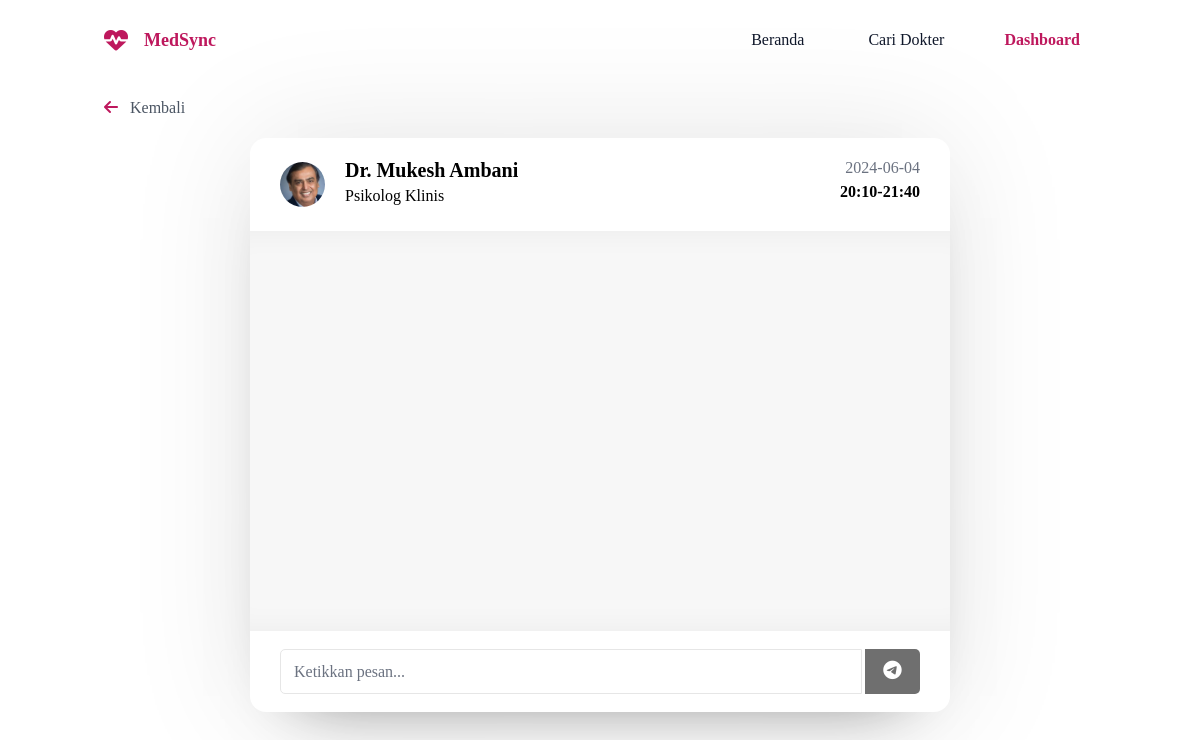
The page /chats/chatRoom.php?code=C5A58D (signed in) on the database its author committed.
### tables this page shows
CREATE TABLE `doctors` (
  `id` int(11) NOT NULL,
  `str` varchar(255) NOT NULL,
  `nama` varchar(255) NOT NULL,
  `profesi` int(11) NOT NULL,
  `pengalaman` int(11) NOT NULL,
  `rating` varchar(255) NOT NULL,
  `mahir` varchar(255) NOT NULL,
  `harga` int(11) NOT NULL,
  `alumni` varchar(255) NOT NULL,
  `praktik` varchar(255) NOT NULL,
  `gambar` varchar(255) NOT NULL,
  `email` varchar(100) NOT NULL,
  `password` varchar(100) NOT NULL,
  `unique_id` int(255) NOT NULL
);

CREATE TABLE `profesi_spesialis` (
  `id` int(11) NOT NULL,
  `profesi` varchar(20) NOT NULL
);

CREATE TABLE `consultations` (
  `id` int(11) NOT NULL,
  `doctor_id` int(11) NOT NULL,
  `patient_id` int(11) NOT NULL,
  `nth_id` int(11) NOT NULL,
  `tanggal` date NOT NULL,
  `jml_sesi` tinyint(4) NOT NULL,
  `time_start` time NOT NULL,
  `time_end` time NOT NULL,
  `keluhan` varchar(255) NOT NULL,
  `kode_unik` varchar(6) NOT NULL,
  `status` varchar(20) NOT NULL
);

### connection/koneksi.php (called while the page is built, shortened)
<?php
$conn = mysqli_connect("localhost", "root", "", "projek");
function query($query) {
	global $conn;
	$result = mysqli_query($conn, $query);
	$rows = [];
	while( $row = mysqli_fetch_assoc($result) ) {
		$rows[] = $row;
	}
	return $rows;
}
?>

### chats/chatRoom.php (the view, shortened to what this page needs)
<?php
require '../connection/koneksi.php';
if (isset($_GET['code'])) {
    $code = $_GET['code'];
    $konsultasi = query("SELECT * FROM consultations WHERE kode_unik = '$code'")[0];
    $patient_id = $konsultasi['patient_id'];
    $doctor_id = $konsultasi['doctor_id'];
} else {
    header("Location: index.php");
    exit;
}
$code = $_GET['code'];
$doctor = query("SELECT * FROM doctors WHERE id = '$doctor_id'")[0];
$patient = query("SELECT * FROM patients WHERE id = '$patient_id'")[0];
if ($_SESSION["userType"] == "patient") {
    $v = true;
    $str = "";
} else if ($_SESSION["userType"] == "doctor") {
    $incoming = $patient;
    $v = false;
    $str = "Dokter";
}
$listSpesialis = query("SELECT * FROM profesi_spesialis");
?>
<!DOCTYPE html>
<html lang="en">
<head>
    <link rel="stylesheet" href="https://rsms.me/inter/inter.css">
    <link rel="stylesheet" href="../dist/css/output.css">
    <link rel="stylesheet" href="https://cdnjs.cloudflare.com/ajax/libs/font-awesome/5.15.2/css/all.min.css" />
</head>
<body class="body">
    <header class="absolute left-0 top-0 z-10 flex w-full items-center bg-transparent">
        <div class="container">
            <div class="relative flex items-center justify-between">
                <div class="flex items-center">
                    <i class="fa-solid fa-heart-pulse text-2xl text-pink-700"></i>
                    <div class="px-4">
                        <a href="../index.php" class="block py-6 text-lg font-semibold text-primary">MedSync</a>
                    </div>
                </div>
                <div class="flex items-center">
                    <?php if ($_SESSION["userType"] == "patient") {?>
                    <nav id="nav-menu"
                        class="absolute right-4 top-full hidden w-full max-w-[250px] rounded-lg bg-white py-5 shadow-lg  lg:static lg:block lg:max-w-full lg:rounded-none lg:bg-transparent lg:shadow-none lg:dark:bg-transparent">
                        <ul class="block lg:flex">
                            <li class="group">
                                <a href="index.php"
                                    class="mx-8 flex py-2 text-base text-dark group-hover:text-primary">Beranda</a>
                            </li>
                            <li class="group">
                                <a href="browse.php"
                                    class="mx-8 flex py-2 text-base text-dark group-hover:text-primary">Cari Dokter</a>
                            </li>
                            <a href="../dashboard<?=$str?>.php"
                                class="ml-3 rounded-md bg-white px-4 py-2 text-base font-semibold text-primary transition duration-300 ease-in-out ">Dashboard</a>
                        </ul>
                    </nav>
                    <?php } else if ($_SESSION["userType"] == "doctor") {?>
                    <nav id="nav-menu"
                        class="absolute right-4 top-full hidden w-full max-w-[250px] rounded-lg bg-white py-5 shadow-lg  lg:static lg:block lg:max-w-full lg:rounded-none lg:bg-transparent lg:shadow-none lg:dark:bg-transparent">
                        <ul class="block lg:flex">
                            <a href="../dashboard<?=$str?>.php"
                                class="ml-3 rounded-md bg-white px-4 py-2 text-base font-semibold text-primary transition duration-300 ease-in-out ">Dashboard</a>
                        </ul>
                    </nav>
                    <?php }?>
                </div>
            </div>
            <div class="py-4 flex items-center gap-3 self-start">
                <a href="../dashboard<?=$str?>.php" class="text-primary text-base"> <i class="fas fa-arrow-left"></i>
                </a>
                <p class="text-gray-600 font-medium">Kembali</p>
            </div>
        </div>
    </header>
    <div class="wrapper ">
        <section class="chat-area">
            <header x-data="{ isOpen: false }" class="flex justify-between">
                <?php if ($v == false) {?>
                <div class="details ">
                    <p class="font-semibold text-xl" style="margin-bottom: 5px;"><?php echo $patient['nama']?></p>
                    <a data-bs-toggle="modal"
                        data-bs-target="#detailModal-<?=$patient["id"] ?>-<?=$patient["nama"] ?>-<?=$patient["kelamin"] ?>-<?=$patient["tb"] ?>-<?=$patient["bb"] ?>-<?=$patient["tgl_lahir"] ?>-<?=$konsultasi["keluhan"] ?>"
                        @click="isOpen = !isOpen"
                        class="cursor-pointer text-white text-sm bg-primary py-1 px-2 rounded-md">Lihat
                        Detail</a>
                    <div x-show="isOpen" class="relative z-10 cursor-default" aria-labelledby="docModalLabel"
                        role="dialog" aria-modal="true"
                        id="detailModal-<?=$patient["id"] ?>-<?=$patient["nama"] ?>-<?=$patient["kelamin"] ?>-<?=$patient["tb"] ?>-<?=$patient["bb"] ?>-<?=$patient["tgl_lahir"] ?>-<?=$konsultasi["keluhan"] ?>">
                        <div x-transition:enter="transition ease-out duration-300 transform"
                            x-transition:enter-start="opacity-0" x-transition:enter-end="opacity-100"
                            x-transition:leave="transition ease-in duration-200 transform"
                            x-transition:leave-start="opacity-100" x-transition:leave-end="opacity-0"
                            class="fixed inset-0 bg-gray-500 bg-opacity-75 transition-opacity"></div>
                        <div class="fixed inset-0 z-10 w-screen overflow-y-auto">
                            <div
                                class="flex min-h-full items-end justify-center p-4 text-center sm:items-center sm:p-0">
                                <div x-show="isOpen" x-transition:enter="transition ease-out duration-300 transform"
                                    x-transition:enter-start="opacity-0 translate-y-4 sm:translate-y-0 sm:scale-95"
                                    x-transition:enter-end="opacity-100 translate-y-0 sm:scale-100"
                                    x-transition:leave="transition ease-in duration-200 transform"
                                    x-transition:leave-start="opacity-100 translate-y-0 sm:scale-100"
                                    x-transition:leave-end="opacity-0 translate-y-4 sm:translate-y-0 sm:scale-95"
                                    class="relative transform overflow-hidden rounded-lg bg-white text-left shadow-xl transition-all sm:my-8 sm:w-full sm:max-w-lg">
                                    <div class="bg-white px-4 pb-4 pt-5 sm:p-6 sm:pb-4">
                                        <div class="flex justify-between items-start">
                                            <h3 class="text-xl font-semibold text-gray-900 "
                                                style="margin-bottom: 15px;">
                                                Detail</h3>
                                            <button @click="isOpen = !isOpen"
                                                class="text-gray-400 hover:text-gray-500 focus:outline-none focus:text-gray-500">
                                                <i class="fa-solid fa-times text-lg"></i>
                                            </button>
                                        </div>
                                        <div class="flex text-sm">
                                            <div>
                                                <p class="text-gray-500">Nama</p>
                                                <p class="text-gray-500">Jenis Kelamin</p>
                                                <p class="text-gray-500">Usia</p>
                                                <p class="text-gray-500">Tinggi Badan</p>
                                                <p class="text-gray-500">Berat Badan</p>
                                            </div>
                                            <div class="flex">
                                                <div style="margin-left: 10px;" class="text-gray-500">
                                                    <p>:</p>
                                                    <p>:</p>
                                                    <p>:</p>
                                                    <p>:</p>
                                                    <p>:</p>
                                                </div>
                                                <div class="font-semibold" style="margin-left: 15px;">
                                                    <p><?=$patient['nama']?></p>
                                                    <p><?= $patient["kelamin"] == "l" ? "Laki-Laki" : "Perempuan"?></p>
                                                    <p><?php
                                                    $birthDate = $patient['tgl_lahir'];
                                                    $age = date_diff(date_create($birthDate), date_create('today'))->y;
                                                    echo $age." tahun";
                                                    ?></p>
                                                    <p><?=$patient['tb']?> cm</p>
                                                    <p><?=$patient['bb']?> kg</p>
                                                </div>
                                            </div>
                                        </div>
                                        <div class="mt-5">
                                            <p class="text-gray-500 text-sm">Keluhan : </p>
                                            <p class="text-sm"><?=$konsultasi['keluhan']?></p>
                                        </div>
                                        <div class="mt-4">
                                            <form action="" method="post">
                                                <input type="text" value="<?=$code?>" name="consCode" hidden>
                                                <button type="submit" name="endChat"
                                                    class="flex w-full justify-center rounded-md bg-pink-700 px-3 py-1.5 text-sm font-semibold leading-6 text-white shadow-sm hover:bg-pink-200 focus-visible:outline focus-visible:outline-2 focus-visible:outline-offset-2 focus-visible:outline-pink-700">Selesaikan
                                                    Chat</button>
                                            </form>
                                        </div>
                                    </div>
                                </div>
                            </div>
                        </div>
                    </div>
                </div>
                <div class="flex flex-col justify-end items-end font-semibold">
                    <p class="text-gray-500 font-normal"><?= $konsultasi['tanggal']; ?>
                    </p>
                    <p>
                        <?= date('H:i', strtotime($konsultasi["time_start"])) ?>-<?= date('H:i', strtotime($konsultasi["time_end"])) ?>
                    </p>
                </div>
                <?php } else { ?>
                <div class="details flex justify-between w-full">
                    <div class="flex items-center">
                        <img src="../dist/img/<?= $doctor['gambar']?>" alt="" srcset="">
                        <div>
                            <p class="font-semibold text-xl">
                                <?= $doctor['nama']?></p>
                            <p style="margin-bottom: 5px;">
                                <?php
                        for ($i = 0; $i < count($listSpesialis); $i++) {
                            if ($listSpesialis[$i]["id"] == $doctor["profesi"]) {
                                echo $listSpesialis[$i]["profesi"];
                            }
                        }
                         ?></p>
                        </div>
                    </div>
                    <div class="flex flex-col font-semibold items-end">
                        <p class="text-gray-500 font-normal"><?= $konsultasi['tanggal']; ?>
                        </p>
                        <p>
                            <?= date('H:i', strtotime($konsultasi["time_start"])) ?>-<?= date('H:i', strtotime($konsultasi["time_end"])) ?>
                        </p>
                    </div>
                </div>
                <?php } ?>
            </header>
            <div class="chat-box">
            </div>
            <div>
                <form action="#" class="typing-area">
                    <input type="text" name="message" class="input-field" placeholder="Ketikkan pesan..."
                        autocomplete="off">
                    <button><i class="fab fa-telegram-plane"></i></button>
                </form>
            </div>
        </section>
    </div>
</body>
</html>

### chats/chatRoom.php (style rules this page uses)
* { margin: 0; padding: 0; box-sizing: border-box; text-decoration: none; }
body { display: flex; align-items: center; justify-content: center; min-height: 100vh; }
.wrapper { background: #fff; max-width: 700px; margin-top: 50px; width: 100%; border-radius: 16px; box-shadow: 0 0 128px 0 rgba(0, 0, 0, 0.1), 0 32px 64px -48px rgba(0, 0, 0, 0.5); }
.wrapper img { object-fit: cover; border-radius: 50%; }
.chat-area header { display: flex; align-items: center; padding: 18px 30px; }
.chat-area header img { height: 45px; width: 45px; margin-right: 20px; }
.chat-box { position: relative; min-height: 400px; max-height: 400px; overflow-y: auto; padding: 10px 30px 20px 30px; background: #f7f7f7; box-shadow: inset 0 32px 32px -32px rgb(0 0 0 / 5%), inset 0 -32px 32px -32px rgb(0 0 0 / 5%); }
.typing-area { padding: 18px 30px; display: flex; justify-content: space-between; }
.typing-area input { height: 45px; width: calc(100% - 58px); font-size: 16px; padding: 0 13px; border: 1px solid #e6e6e6; outline: none; border-radius: 5px 0 0 5px; }
.typing-area button { color: #fff; width: 55px; border: none; outline: none; background: #333; font-size: 19px; cursor: pointer; opacity: 0.7; pointer-events: none; border-radius: 0 5px 5px 0; transition: all 0.3s ease; }

### rows shown on the page
doctors: gambar (picture), nama "Dr. Mukesh Ambani"
profesi_spesialis: profesi "Psikolog Klinis"
consultations: tanggal "2024-06-04", time_start "20:10", time_end "21:40"
